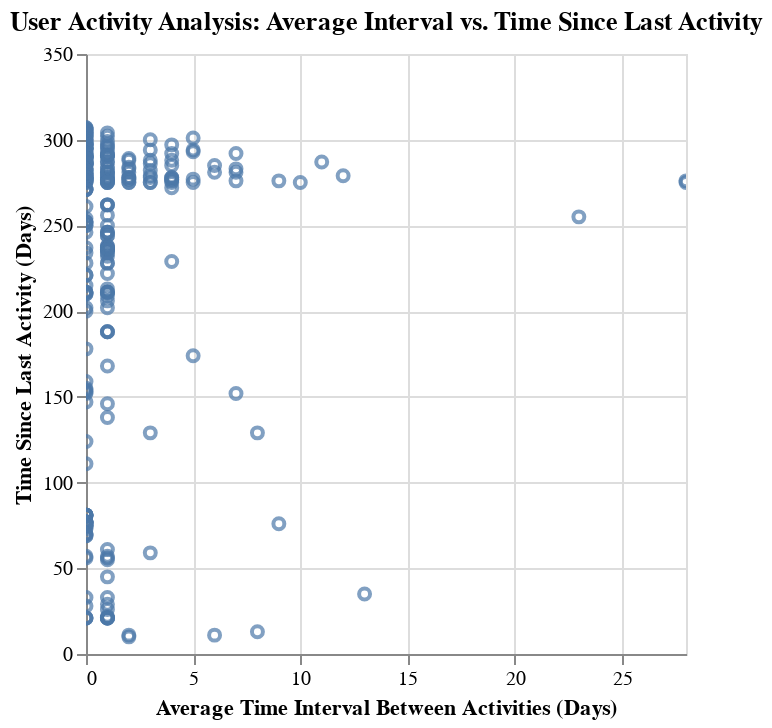

This figure's notebook cell:
### Markdown cell above
## Summary:

### Data Analysis Key Findings

* The average and standard deviation of time intervals between activities were calculated for each user.
* A dormancy threshold was determined for each user based on their average interval and standard deviation.
* A dormancy score was calculated for each user by dividing the time since their last activity by their dormancy threshold.
* Users were marked as dormant if their dormancy score exceeded 1.
* User activity periods were analyzed month-wise, indicating whether a user was active (1) or inactive (0) in a given month.
* A scatter plot was generated to visualize the relationship between the average time interval between activities and the time since the last activity for each user.

### Monthly Dormancy Analysis Rationale:

Analyzing user dormancy on a monthly basis provides a more granular view of user engagement over time. It allows us to:

* **Identify trends:** Observe how dormancy patterns evolve from month to month.
* **Pinpoint periods of inactivity:** Clearly see when users become inactive and for how long.
* **Assess the impact of interventions:** If any strategies are implemented to re-engage users, monthly analysis can help evaluate their effectiveness.
* **Tailor re-engagement efforts:** Understand the typical activity patterns within each month to inform targeted campaigns.

By examining dormancy month-by-month, we can gain deeper insights into user behavior and develop more effective strategies to retain users.

### Insights or Next Steps

* Iterate through each month and calculate the average interval, time since last activity, dormancy score, and status for each user within that month.
* Present the list of dormant users and their activity status over time in a clear, month-by-month format.
* Investigate users with `NaN` dormancy scores (likely due to having only one activity) to determine an appropriate approach for classifying their dormancy status.

### Code cell
import altair as alt

# Convert timedelta columns to days (float) for plotting
merged_df['avg_time_interval_days'] = merged_df['avg_time_interval'].dt.days
merged_df['time_since_last_activity_days'] = merged_df['time_since_last_activity'].dt.days

# Create a new DataFrame with only the necessary columns for plotting
plot_df = merged_df[['userId', 'avg_time_interval_days', 'time_since_last_activity_days', 'dormancy_score']].copy()

# Create the scatter plot using the new DataFrame
chart = alt.Chart(plot_df).mark_point().encode(
    x=alt.X('avg_time_interval_days', title='Average Time Interval Between Activities (Days)'),
    y=alt.Y('time_since_last_activity_days', title='Time Since Last Activity (Days)'),
    tooltip=['userId', 'avg_time_interval_days', 'time_since_last_activity_days', 'dormancy_score']
).properties(
    title='User Activity Analysis: Average Interval vs. Time Since Last Activity'
).interactive()

chart.display()

### Figure 1 — Vega-Lite specification as saved in the notebook (floating-point values rounded to 4 significant figures; data arrays with more than 128 entries replaced by an {"elided": "..."} marker saying what was removed)
{"config": {"view": {"continuousWidth": 300, "continuousHeight": 300}}, "data": {"name": "data-a43da926b9f0ab41b9a58b415f7387f5"}, "mark": {"type": "point"}, "encoding": {"tooltip": [{"field": "userId", "type": "quantitative"}, {"field": "avg_time_interval_days", "type": "quantitative"}, {"field": "time_since_last_activity_days", "type": "quantitative"}, {"field": "dormancy_score", "type": "quantitative"}], "x": {"field": "avg_time_interval_days", "title": "Average Time Interval Between Activities (Days)", "type": "quantitative"}, "y": {"field": "time_since_last_activity_days", "title": "Time Since Last Activity (Days)", "type": "quantitative"}}, "params": [{"name": "param_4", "select": {"type": "interval", "encodings": ["x", "y"]}, "bind": "scales"}], "title": "User Activity Analysis: Average Interval vs. Time Since Last Activity", "$schema": "https://vega.github.io/schema/vega-lite/v5.20.1.json", "datasets": {"data-a43da926b9f0ab41b9a58b415f7387f5": {"elided": "450 records"}}}
